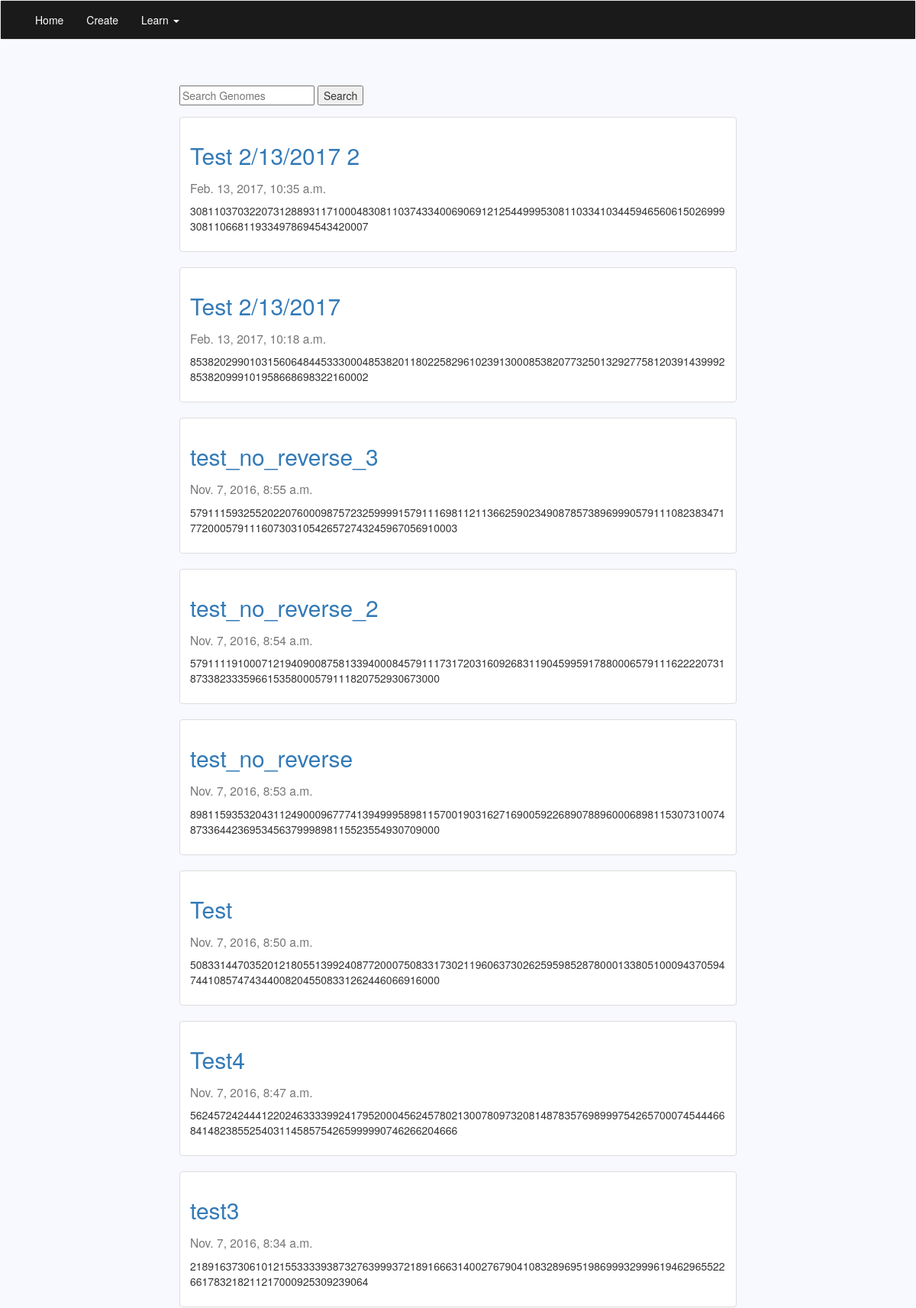
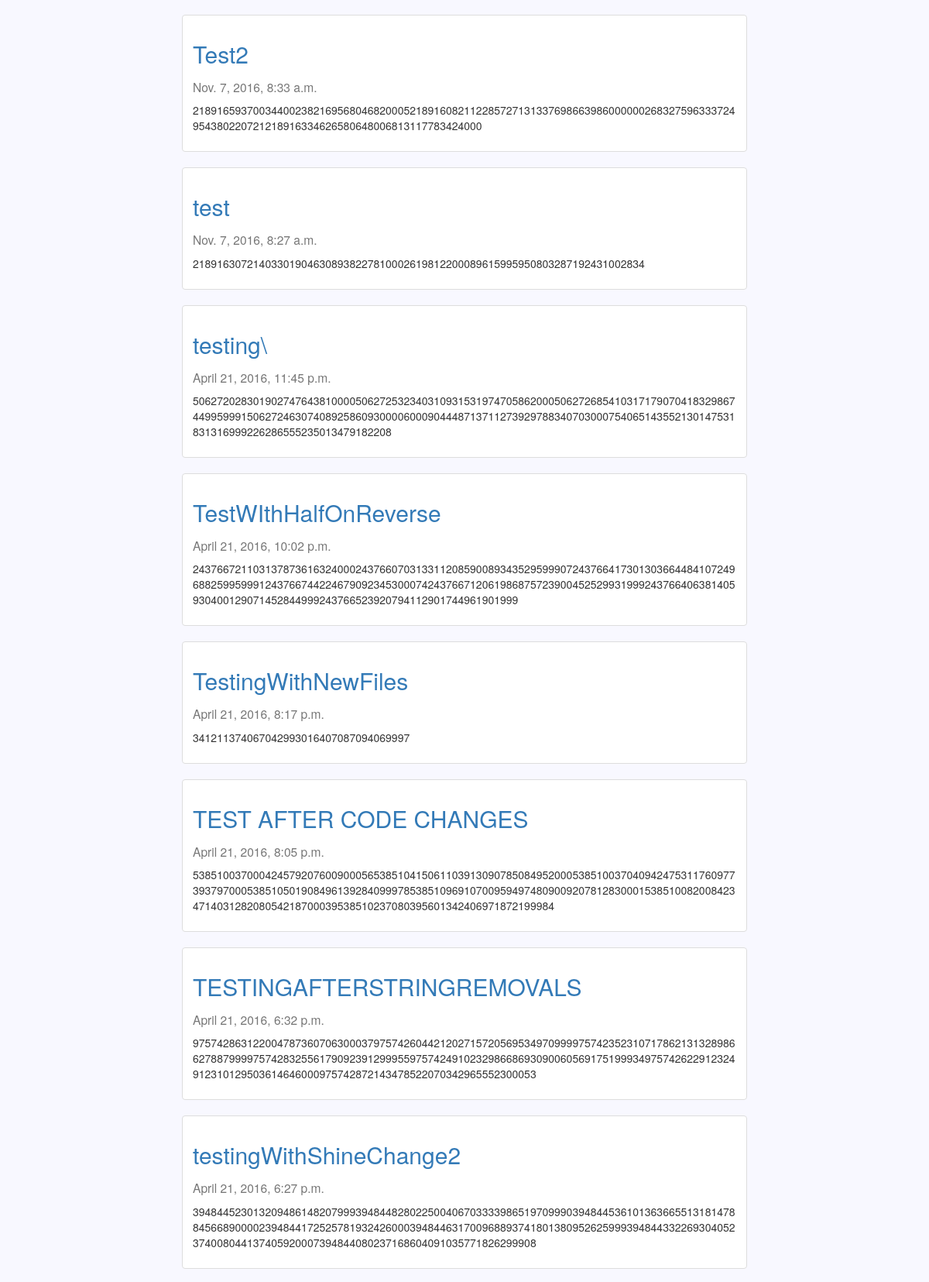
The page /genome/ (upper part) on the database its author committed (2 pictures, top to bottom).
### main/models.py (models this page shows, shortened)
class Genome(models.Model):
    title = models.CharField(max_length=255)
    file = models.FileField(null=True, blank=True)
    sequence = models.TextField()
    timestamp = models.DateTimeField(auto_now=True, auto_now_add=False)
    updated = models.DateTimeField(auto_now=False, auto_now_add=True)
    def get_absolute_url(self):
        return reverse("genome:detail", kwargs={"id": self.id})
    class Meta:
        ordering = ["-timestamp"]

### main/views.py (the view)
def list(request):
    all_genomes = Genome.objects.all()
    query = request.GET.get('q')
    if query:
        all_genomes = all_genomes.filter(title__contains=query)
    context = {
        'genome_list': all_genomes,
    }
    return render(request, "genome_list.html", context)

### templates/genome_list.html (shortened to what this page needs)
{% extends 'base.html' %}
{% block content %}
    <div class="col-sm-8 col-sm-offset-2">
<form method="get" action="" style="margin-bottom: 2%">
    <input type="text" name="q" placeholder="Search Genomes" value="{{ request.GET.q }}"/>
    <input type="submit" value="Search"/>
    </form>
{% for genome in genome_list %}
        <div class="row">
  <div class="col-sm-12">
    <div class="thumbnail">
      <div class="caption">
        <h3><a href="{{ genome.get_absolute_url }}"> <h2>{{ genome.title }}</h2> </a>
            <small> {{ genome.timestamp }}</small></h3>
        <p style="word-wrap: break-word">{{ genome.sequence }}</p>
      </div>
    </div>
  </div>
     </div>
{% endfor %}
    </div>
{% endblock %}

### templates/base.html (shortened to what this page needs)
<!DOCTYPE html>
<html lang="en">
<head>
<link rel="stylesheet" type="text/css" href="../static/index.css"/>
  <link rel="stylesheet" href="http://maxcdn.bootstrapcdn.com/bootstrap/3.3.6/css/bootstrap.min.css">
</head>
<body style="background: ghostwhite">
{% include "header.html" %}
<div class="container">
{% block content %} {% endblock %}
</div>
</body>
</html>

### templates/header.html (shortened to what this page needs)
{% block header %}
<nav class="navbar navbar-default" style="margin-bottom: 0;">
  <div class="container-fluid" style="background-color: #1a1a1a">
    <div class="collapse navbar-collapse" id="bs-example-navbar-collapse-1">
      <ul class="nav navbar-nav">
        <li class=""><a href="/genome" style="color: white">Home<span class="sr-only">(current)</span></a></li>
        <li><a href="/genome/create" style="color: white">Create</a></li>
        <li class="dropdown">
          <a href="#" class="dropdown-toggle" data-toggle="dropdown" role="button" aria-haspopup="true"
             aria-expanded="false" style = "color: white"> Learn <span class="caret"></span></a>
        </li>
      </ul>
    </div>
  </div>
</nav>
{%  endblock header %}

### static/index.css (style rules this page uses)
body { //background-color: black; }
body > .container { padding-top: 60px; }
.row p { //color:whitesmoke; }

### rows shown on the page
Genome: title "Test 2/13/2017 2", timestamp "Feb. 13, 2017, 10:35 a.m.", sequence "308110370322073128893117100048308110374334006906912125449995308110334103445946560615026999308110668119334978694543420007"
Genome: title "Test 2/13/2017", timestamp "Feb. 13, 2017, 10:18 a.m.", sequence "853820299010315606484453330004853820118022582961023913000853820773250132927758120391439992853820999101958668698322160002"
Genome: title "test_no_reverse_3", timestamp "Nov. 7, 2016, 8:55 a.m.", sequence "579111593255202207600098757232599991579111698112113662590234908785738969990579111082383471772000579111607303105426572743245967056910003"
Genome: title "test_no_reverse_2", timestamp "Nov. 7, 2016, 8:54 a.m.", sequence "579111191000712194090087581339400084579111731720316092683119045995917880006579111622220731873382333596615358000579111820752930673000"
Genome: title "test_no_reverse", timestamp "Nov. 7, 2016, 8:53 a.m.", sequence "898115935320431124900096777413949995898115700190316271690059226890788960006898115307310074873364423695345637999898115523554930709000"
Genome: title "Test", timestamp "Nov. 7, 2016, 8:50 a.m.", sequence "508331447035201218055139924087720007508331730211960637302625959852878000133805100094370594744108574743440082045508331262446066916000"
Genome: title "Test4", timestamp "Nov. 7, 2016, 8:47 a.m.", sequence "562457242444122024633339924179520004562457802130078097320814878357698999754265700074544466841482385525403114585754265999990746266204666"
Genome: title "test3", timestamp "Nov. 7, 2016, 8:34 a.m.", sequence "218916373061012155333393873276399937218916663140027679041083289695198699932999619462965522661783218211217000925309239064"
Genome: title "Test2", timestamp "Nov. 7, 2016, 8:33 a.m.", sequence "218916593700344002382169568046820005218916082112285727131337698663986000000268327596333724954380220721218916334626580648006813117783424000"
Genome: title "test", timestamp "Nov. 7, 2016, 8:27 a.m.", sequence "218916307214033019046308938227810002619812200089615995950803287192431002834"
Genome: title "testing\\", timestamp "April 21, 2016, 11:45 p.m.", sequence "506272028301902747643810000506272532340310931531974705862000506272685410317179070418329867449959991506272463074089258609300006000904448713711273929788340703000754065143552130147531831316999226286555235013479182208"
Genome: title "TestWIthHalfOnReverse", timestamp "April 21, 2016, 10:02 p.m.", sequence "243766721103137873616324000243766070313311208590089343529599907243766417301303664484107249688259959991243766744224679092345300074243766712061986875723900452529931999243766406381405930400129071452844999243766523920794112901744961901999"
Genome: title "TestingWithNewFiles", timestamp "April 21, 2016, 8:17 p.m.", sequence "341211374067042993016407087094069997"
Genome: title "TEST AFTER CODE CHANGES", timestamp "April 21, 2016, 8:05 p.m.", sequence "538510037000424579207600900056538510415061103913090785084952000538510037040942475311760977393797000538510501908496139284099978538510969107009594974809009207812830001538510082008423471403128208054218700039538510237080395601342406971872199984"
Genome: title "TESTINGAFTERSTRINGREMOVALS", timestamp "April 21, 2016, 6:32 p.m.", sequence "975742863122004787360706300037975742604421202715720569534970999975742352310717862131328986627887999975742832556179092391299955975742491023298668693090060569175199934975742622912324912310129503614646000975742872143478522070342965552300053"
Genome: title "testingWithShineChange2", timestamp "April 21, 2016, 6:27 p.m.", sequence "394844523013209486148207999394844828022500406703333986519709990394844536101363665513181478845668900002394844172525781932426000394844631700968893741801380952625999394844332269304052374008044137405920007394844080237168604091035771826299908"
